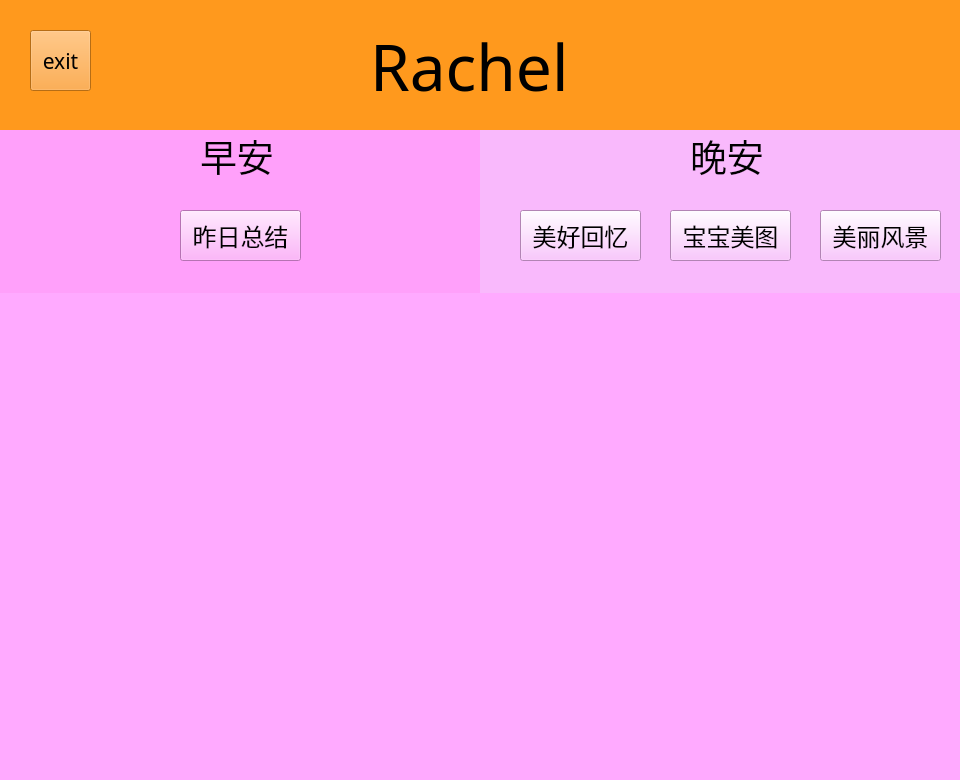
<?xml version="1.0" encoding="UTF-8"?>
<ui version="4.0">
 <class>Form</class>
 <widget class="QWidget" name="Form">
  <property name="geometry">
   <rect>
    <x>0</x>
    <y>0</y>
    <width>960</width>
    <height>780</height>
   </rect>
  </property>
  <property name="windowTitle">
   <string>Form</string>
  </property>
  <layout class="QVBoxLayout" name="verticalLayout" stretch="1,5">
   <property name="spacing">
    <number>0</number>
   </property>
   <property name="leftMargin">
    <number>0</number>
   </property>
   <property name="topMargin">
    <number>0</number>
   </property>
   <property name="rightMargin">
    <number>0</number>
   </property>
   <property name="bottomMargin">
    <number>0</number>
   </property>
   <item>
    <widget class="QWidget" name="widget" native="true">
     <property name="styleSheet">
      <string notr="true">background-color: rgb(255, 153, 29);</string>
     </property>
     <widget class="QLabel" name="label">
      <property name="geometry">
       <rect>
        <x>370</x>
        <y>30</y>
        <width>211</width>
        <height>71</height>
       </rect>
      </property>
      <property name="font">
       <font>
        <family>.萍方-简</family>
        <pointsize>48</pointsize>
       </font>
      </property>
      <property name="text">
       <string>Rachel</string>
      </property>
     </widget>
     <widget class="QPushButton" name="pushButton">
      <property name="geometry">
       <rect>
        <x>30</x>
        <y>30</y>
        <width>61</width>
        <height>61</height>
       </rect>
      </property>
      <property name="font">
       <font>
        <family>.萍方-简</family>
        <pointsize>16</pointsize>
       </font>
      </property>
      <property name="text">
       <string>exit</string>
      </property>
     </widget>
    </widget>
   </item>
   <item>
    <widget class="QWidget" name="widget_2" native="true">
     <property name="styleSheet">
      <string notr="true">background-color: rgb(255, 170, 255);</string>
     </property>
     <layout class="QVBoxLayout" name="verticalLayout_2" stretch="1,1,1,1">
      <property name="spacing">
       <number>0</number>
      </property>
      <property name="leftMargin">
       <number>0</number>
      </property>
      <property name="topMargin">
       <number>0</number>
      </property>
      <property name="rightMargin">
       <number>0</number>
      </property>
      <property name="bottomMargin">
       <number>0</number>
      </property>
      <item>
       <widget class="QWidget" name="widget_3" native="true">
        <layout class="QHBoxLayout" name="horizontalLayout">
         <property name="spacing">
          <number>0</number>
         </property>
         <property name="leftMargin">
          <number>0</number>
         </property>
         <property name="topMargin">
          <number>0</number>
         </property>
         <property name="rightMargin">
          <number>0</number>
         </property>
         <property name="bottomMargin">
          <number>0</number>
         </property>
         <item>
          <widget class="QWidget" name="widget_7" native="true">
           <property name="styleSheet">
            <string notr="true">background-color: rgb(255, 160, 250);</string>
           </property>
           <widget class="QLabel" name="label_2">
            <property name="geometry">
             <rect>
              <x>200</x>
              <y>0</y>
              <width>81</width>
              <height>51</height>
             </rect>
            </property>
            <property name="font">
             <font>
              <family>华文楷体</family>
              <pointsize>28</pointsize>
             </font>
            </property>
            <property name="text">
             <string>早安</string>
            </property>
           </widget>
           <widget class="QPushButton" name="pushButton_2">
            <property name="geometry">
             <rect>
              <x>180</x>
              <y>80</y>
              <width>121</width>
              <height>51</height>
             </rect>
            </property>
            <property name="font">
             <font>
              <family>华文楷体</family>
              <pointsize>18</pointsize>
             </font>
            </property>
            <property name="text">
             <string>昨日总结</string>
            </property>
           </widget>
          </widget>
         </item>
         <item>
          <widget class="QWidget" name="widget_8" native="true">
           <property name="styleSheet">
            <string notr="true">background-color: rgb(249, 185, 252);</string>
           </property>
           <widget class="QLabel" name="label_3">
            <property name="geometry">
             <rect>
              <x>210</x>
              <y>0</y>
              <width>81</width>
              <height>51</height>
             </rect>
            </property>
            <property name="font">
             <font>
              <family>华文楷体</family>
              <pointsize>28</pointsize>
             </font>
            </property>
            <property name="text">
             <string>晚安</string>
            </property>
           </widget>
           <widget class="QPushButton" name="pushButton_3">
            <property name="geometry">
             <rect>
              <x>40</x>
              <y>80</y>
              <width>121</width>
              <height>51</height>
             </rect>
            </property>
            <property name="font">
             <font>
              <family>华文楷体</family>
              <pointsize>18</pointsize>
             </font>
            </property>
            <property name="text">
             <string>美好回忆</string>
            </property>
           </widget>
           <widget class="QPushButton" name="pushButton_4">
            <property name="geometry">
             <rect>
              <x>190</x>
              <y>80</y>
              <width>121</width>
              <height>51</height>
             </rect>
            </property>
            <property name="font">
             <font>
              <family>华文楷体</family>
              <pointsize>18</pointsize>
             </font>
            </property>
            <property name="text">
             <string>宝宝美图</string>
            </property>
           </widget>
           <widget class="QPushButton" name="pushButton_5">
            <property name="geometry">
             <rect>
              <x>340</x>
              <y>80</y>
              <width>121</width>
              <height>51</height>
             </rect>
            </property>
            <property name="font">
             <font>
              <family>华文楷体</family>
              <pointsize>18</pointsize>
             </font>
            </property>
            <property name="text">
             <string>美丽风景</string>
            </property>
           </widget>
          </widget>
         </item>
        </layout>
       </widget>
      </item>
      <item>
       <widget class="QWidget" name="widget_4" native="true"/>
      </item>
      <item>
       <widget class="QWidget" name="widget_5" native="true"/>
      </item>
      <item>
       <widget class="QWidget" name="widget_6" native="true"/>
      </item>
     </layout>
    </widget>
   </item>
  </layout>
 </widget>
 <resources/>
 <connections>
  <connection>
   <sender>pushButton_2</sender>
   <signal>clicked()</signal>
   <receiver>Form</receiver>
   <slot>yesterday()</slot>
   <hints>
    <hint type="sourcelabel">
     <x>218</x>
     <y>231</y>
    </hint>
    <hint type="destinationlabel">
     <x>205</x>
     <y>-9</y>
    </hint>
   </hints>
  </connection>
  <connection>
   <sender>pushButton_3</sender>
   <signal>clicked()</signal>
   <receiver>Form</receiver>
   <slot>memory()</slot>
   <hints>
    <hint type="sourcelabel">
     <x>592</x>
     <y>230</y>
    </hint>
    <hint type="destinationlabel">
     <x>567</x>
     <y>-14</y>
    </hint>
   </hints>
  </connection>
  <connection>
   <sender>pushButton_4</sender>
   <signal>clicked()</signal>
   <receiver>Form</receiver>
   <slot>Juan_img()</slot>
   <hints>
    <hint type="sourcelabel">
     <x>725</x>
     <y>219</y>
    </hint>
    <hint type="destinationlabel">
     <x>721</x>
     <y>-9</y>
    </hint>
   </hints>
  </connection>
  <connection>
   <sender>pushButton_5</sender>
   <signal>clicked()</signal>
   <receiver>Form</receiver>
   <slot>Scenery()</slot>
   <hints>
    <hint type="sourcelabel">
     <x>884</x>
     <y>228</y>
    </hint>
    <hint type="destinationlabel">
     <x>860</x>
     <y>-17</y>
    </hint>
   </hints>
  </connection>
 </connections>
 <slots>
  <slot>yesterday()</slot>
  <slot>memory()</slot>
  <slot>Juan_img()</slot>
  <slot>Scenery()</slot>
 </slots>
</ui>
